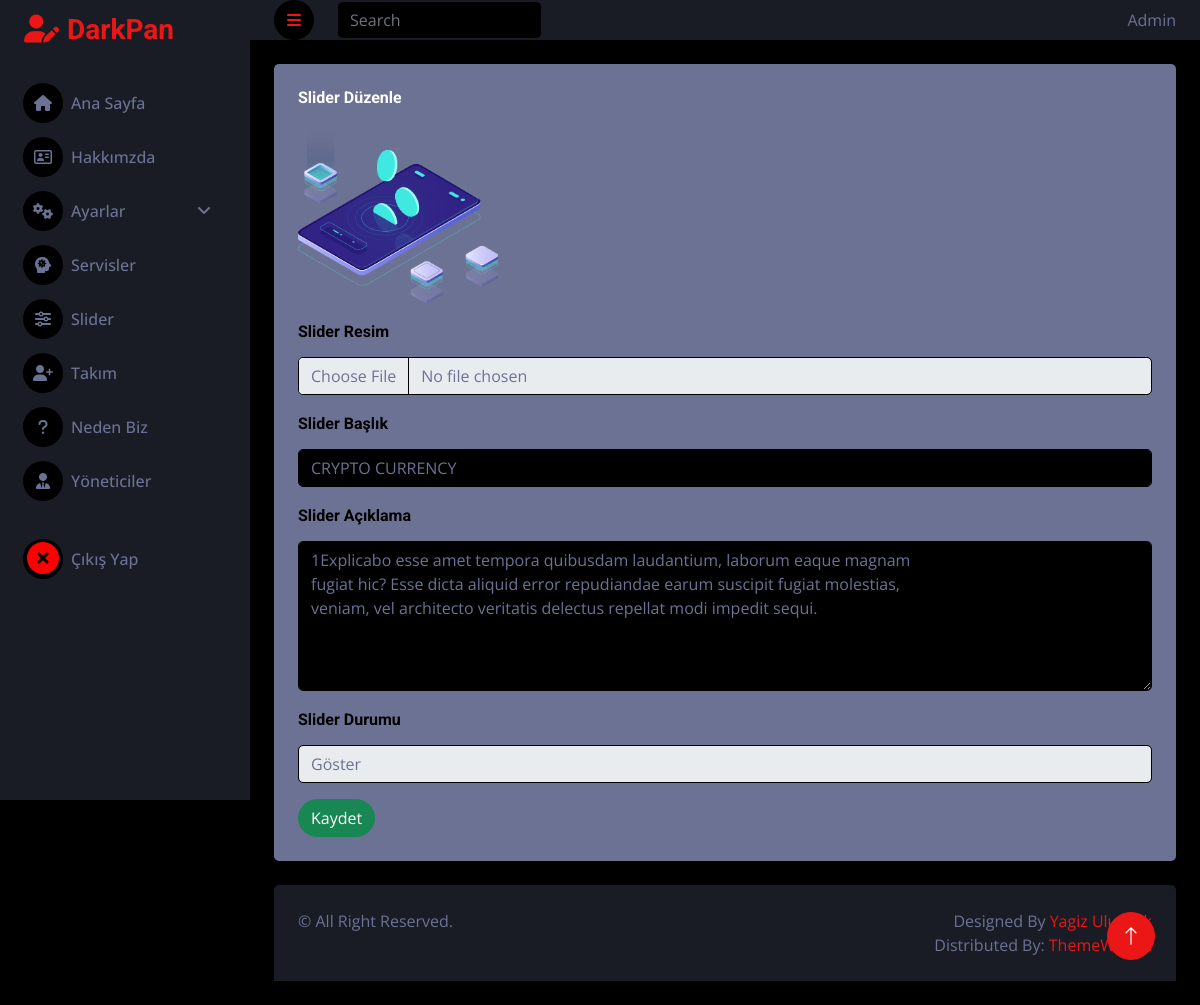
The app's page /admin/pages/slider-duzenle.php?slider_id=1&islem=SliderGuncelle (signed in) with its own data.
### tables this page shows
CREATE TABLE `slider` (
  `slider_id` int(11) NOT NULL,
  `slider_baslik` varchar(250) NOT NULL,
  `slider_aciklama` text NOT NULL,
  `slider_resim` varchar(255) NOT NULL,
  `slider_durum` tinyint(1) NOT NULL
);

### admin/controller/slider.controller.php (called while the page is built, shortened)
<?php
    $tablo_Ad = "slider";
    $id_alan_isim = "slider_id";
    if(isset($_GET[$id_alan_isim]))
    {
        $tablo_id = $_GET["slider_id"];
        $VeriId = new Veri();
        $veriIdGetir = $VeriId->veriIdGetir($tablo_Ad, $id_alan_isim, $tablo_id);
    }
?>

### admin/classes/functions.class.php (called while the page is built, shortened)
<?php
class Veri extends Db
{
    public function veriIdGetir($tablo_Ad, $id_alan_isim, $tablo_id)
    {
        $this->tablo_ad = $tablo_Ad;
        $this->id_alan_isim = $id_alan_isim;
        $this->tablo_id = $tablo_id;
        $query = "SELECT * FROM ".$this->tablo_ad." WHERE ".$this->id_alan_isim." = ?";
        $stmt = $this->connect()->prepare($query);
        $stmt->execute([$this->tablo_id]);
        return $stmt->fetch();
    }
}
?>

### admin/classes/db.class.php (called while the page is built)
<?php
class Db
{
    private $host = "localhost";
    private $username = "root";
    private $password = "";
    private $dbname = "kurumsal-tanitim";
    protected function connect()
    {
        try
        {
            $dsn = "mysql:host=".$this->host.";dbname=".$this->dbname;
            $pdo = new PDO($dsn,$this->username,$this->password);
            $pdo->setAttribute(PDO::ATTR_ERRMODE, PDO::ERRMODE_EXCEPTION);
            $pdo->setAttribute(PDO::ATTR_DEFAULT_FETCH_MODE, PDO::FETCH_OBJ);
            return $pdo;
        }
        catch(PDOException $e)
        {
            echo "Bağlantı Hatası: ".$e->getMessage();
        }
    }
}
?>

### admin/pages/slider-duzenle.php (the view, shortened to what this page needs)
<?php
require_once('../classes/db.class.php');
include "../classes/functions.class.php";
include "../inc/_header.php";
include "../controller/slider.controller.php";
?>
<?php
if(!isset($_SESSION["yonetici_username"]))
{
    header("location:login.php");
}
else
{
    ?>
        <body>
            <div class="container-fluid position-relative d-flex p-0">
                        <?php include "../inc/_sidebar.php";?>
                    <div class="content">
                            <?php include "../inc/_navbar.php";?>
                        <div class="container-fluid pt-4 px-4" >
                            <div class="col-sm-12 col-xl-12">
                                <div class="col">
                                    <div class="bg-light rounded h-100vh p-4" style="min-height: 68vh;">
                                        <h6 class="mb-4">Slider Düzenle</h6>
                                        <form method="POST" enctype="multipart/form-data">
                                            <div class="mb-3">
                                                <img class="img-fluid mb-3" style="width: 200px; display:block;" src="../../images/slider/<?php echo $veriIdGetir->slider_resim?>" alt="">
                                                <label for="slider_resim" class="form-label "><h6 style="color: black; ">Slider Resim</h6></label>
                                                <input type="file" class="form-control" id="slider_resim" name="slider_resim">
                                            </div>
                                            <div class="mb-3">
                                                <label for="slider_baslik" class="form-label"> <h6 style="color: black;">Slider Başlık</h6></label>
                                                <input type="text" class="form-control" id="slider_baslik" name="slider_baslik" value="<?php echo $veriIdGetir->slider_baslik ?>">
                                            </div>
                                            <div class="mb-3">
                                                <label for="slider_aciklama" class="form-label"><h6 style="color: black;">Slider Açıklama</h6></label>
                                                <textarea class="form-control" name="slider_aciklama" id="slider_aciklama" style="min-height: 150px;"><?php echo $veriIdGetir->slider_aciklama ?></textarea>
                                            </div>
                                            <div class="mb-3">
                                                <label for="slider_durum" class="form-label"><h6 style="color: black;">Slider Durumu</h6></label>
                                                <select class="form-control" name="slider_durum" id="slider_durum">
                                                    <option name="slider_durum" value="1">Göster</option>
                                                </select>
                                            </div>
                                                <button type="submit" class="btn btn-success rounded-pill" name="submit">Kaydet</button>
                                        </form>
                                    </div>
                                </div>
                            </div>
                        </div>
                        <?php include "../inc/_footer.php";?>
                    </div>
                <a href="#" class="btn btn-lg btn-primary btn-lg-square back-to-top">
                    <i class="bi bi-arrow-up"></i>
                </a>
            </div>
        </body>
        </html>
    <?php
}
?>

### admin/css-js/style.css (style rules this page uses)
:root { --primary: #EB1616; --secondary: #191C24; --light: #6C7293; --dark: #000000; }
.back-to-top { position: fixed; display: none; right: 45px; bottom: 45px; z-index: 99; }
.btn { transition: .5s; }
.btn-lg-square { width: 48px; height: 48px; }
.btn-square, .btn-sm-square, .btn-lg-square { padding: 0; display: inline-flex; align-items: center; justify-content: center; font-weight: normal; border-radius: 50px; }
.content { margin-left: 250px; min-height: 100vh; background: var(--dark); transition: 0.5s; }
@media (min-width: 992px) { .content { width: calc(100% - 250px); } }

### records on screen
slider: slider_resim (picture), slider_baslik "CRYPTO CURRENCY", slider_aciklama "1Explicabo esse amet tempora quibusdam laudantium, laborum eaque magnam fugiat hic? Esse dicta aliquid error repudiandae earum suscipit fugiat molestias, veniam, vel architecto veritatis delectus repellat modi impedit sequi."

### other values on screen
$_SESSION["yonetici_adsoyad"] "Admin"
